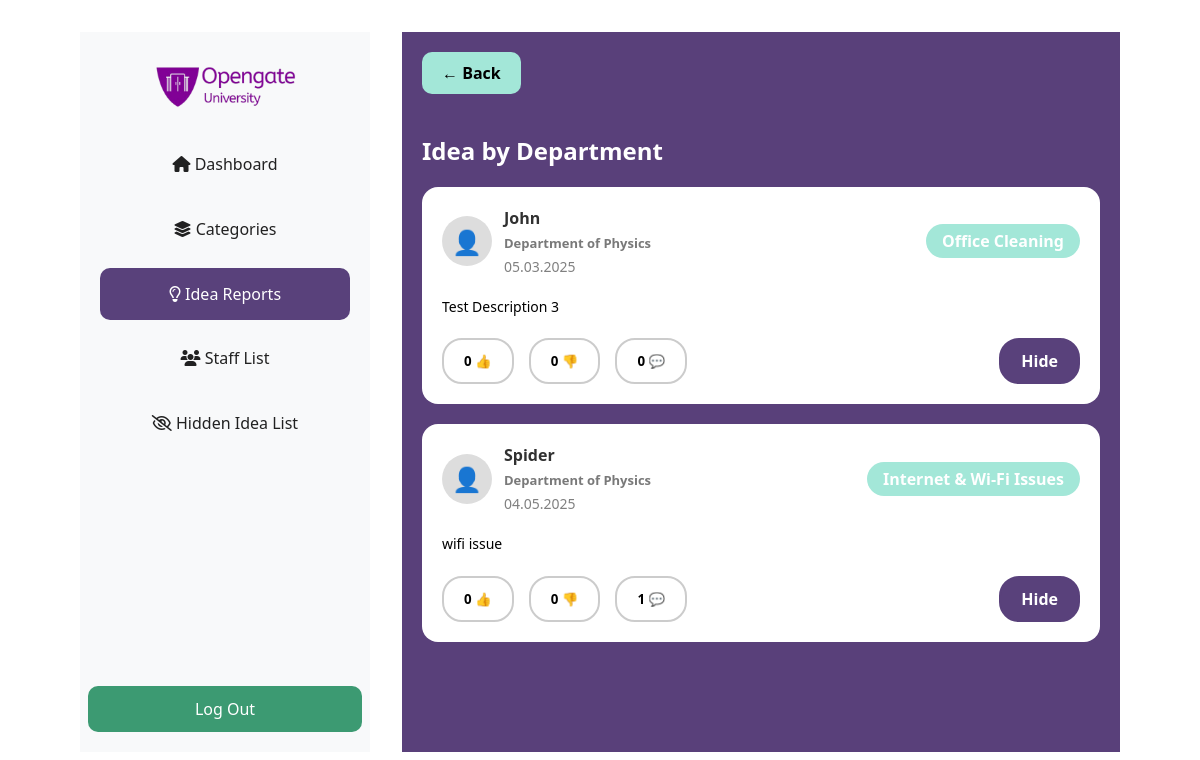
Page /EWSD/qa_manager_idea_list_department.php?category_name=Department+of+Physics (signed in) on the committed database.
### tables this page shows
CREATE TABLE `maincategory` (
  `MainCategoryID` int(11) NOT NULL,
  `MainCategoryTitle` varchar(255) DEFAULT NULL,
  `Description` text DEFAULT NULL,
  `Status` varchar(255) DEFAULT NULL,
  `created_at` timestamp NOT NULL DEFAULT current_timestamp(),
  `updated_at` timestamp NOT NULL DEFAULT current_timestamp() ON UPDATE current_timestamp()
);

CREATE TABLE `users` (
  `user_id` int(11) NOT NULL,
  `role_id` int(11) DEFAULT NULL,
  `department_id` int(11) DEFAULT NULL,
  `user_name` varchar(255) DEFAULT NULL,
  `user_email` varchar(255) DEFAULT NULL,
  `user_phone` varchar(255) DEFAULT NULL,
  `user_password` varchar(255) DEFAULT NULL,
  `user_profile` text NOT NULL,
  `account_status` varchar(255) DEFAULT NULL,
  `created_at` timestamp NOT NULL DEFAULT current_timestamp(),
  `updated_at` timestamp NOT NULL DEFAULT current_timestamp() ON UPDATE current_timestamp()
);

CREATE TABLE `departments` (
  `department_id` int(11) NOT NULL,
  `department_name` varchar(255) DEFAULT NULL,
  `department_location` text NOT NULL,
  `status` varchar(250) DEFAULT 'Active',
  `created_at` timestamp NOT NULL DEFAULT current_timestamp(),
  `updated_at` timestamp NOT NULL DEFAULT current_timestamp() ON UPDATE current_timestamp()
);

CREATE TABLE `ideas` (
  `idea_id` int(11) NOT NULL,
  `userID` int(11) DEFAULT NULL,
  `requestIdea_id` int(11) DEFAULT NULL,
  `SubCategoryID` int(11) DEFAULT NULL,
  `title` varchar(255) DEFAULT NULL,
  `description` text DEFAULT NULL,
  `img_path` text DEFAULT NULL,
  `status` varchar(255) DEFAULT NULL,
  `anonymousSubmission` tinyint(1) DEFAULT NULL,
  `created_at` timestamp NOT NULL DEFAULT current_timestamp(),
  `updated_at` timestamp NOT NULL DEFAULT current_timestamp() ON UPDATE current_timestamp()
);

CREATE TABLE `subcategory` (
  `SubCategoryID` int(11) NOT NULL,
  `MainCategoryID` int(11) DEFAULT NULL,
  `SubCategoryTitle` varchar(255) DEFAULT NULL,
  `Description` text DEFAULT NULL,
  `created_at` timestamp NOT NULL DEFAULT current_timestamp(),
  `updated_at` timestamp NOT NULL DEFAULT current_timestamp() ON UPDATE current_timestamp()
);

### EWSD/qa_manager_idea_list_department.php (the view, shortened to what this page needs)
<?php
$connect = new Connect();
$connection = $connect->getConnection();
$categoryName = mysqli_real_escape_string($connection, $_GET['category_name']);
$topQuery = "SELECT
        mc.MainCategoryTitle,
        sc.SubCategoryTitle,
        i.idea_id,
        u.user_name,
        i.title AS idea_title,
        i.description AS idea_description,
        i.status AS idea_status,
        i.anonymousSubmission,
        i.created_at AS idea_created_at,
        i.updated_at AS idea_updated_at,
        dp.department_name AS department_name,
        COUNT(DISTINCT ic.ideacommentID) AS comment_count,
        COUNT(DISTINCT iv.ideavoteID) AS total_votes,
        SUM(CASE WHEN iv.votetype = 1 THEN 1 ELSE 0 END) AS upvotes,
        SUM(CASE WHEN iv.votetype = 2 THEN 2 ELSE 0 END) AS downvotes,
        GROUP_CONCAT(ic.ideacommentText SEPARATOR '||') AS comment_texts,
        GROUP_CONCAT(ic.created_at SEPARATOR '||') AS comment_dates
    FROM
        maincategory mc
    JOIN
        subcategory sc ON mc.MainCategoryID = sc.MainCategoryID
    LEFT JOIN
        ideas i ON sc.SubCategoryID = i.SubCategoryID
    LEFT JOIN
        idea_comment ic ON i.idea_id = ic.idea_id
    LEFT JOIN
        idea_vote iv ON i.idea_id = iv.idea_id
    LEFT JOIN
        users u ON u.user_id = i.userID
    LEFT JOIN
        departments dp ON dp.department_id = u.department_id
    WHERE
        dp.department_name = '$categoryName'
    GROUP BY
        mc.MainCategoryTitle,
        sc.SubCategoryTitle,
        i.idea_id
    ORDER BY
        mc.MainCategoryTitle,
        sc.SubCategoryTitle,
        i.created_at DESC";
$topResult = mysqli_query($connection, $topQuery);
$ideas = [];
while ($row = mysqli_fetch_assoc($topResult)) {
    $ideas[] = $row;
}
?>
<!DOCTYPE html>
<html lang="en">
<head>
    <link rel="stylesheet" href="style.css">
    <link rel="stylesheet" href="https://cdnjs.cloudflare.com/ajax/libs/font-awesome/6.4.2/css/all.min.css">
</head>
<body>
    <div class="admin-container">
        <div class="side-nav">
            <div class="logo text-center">
                <img src="Images/logo.png" alt="logo" width="150px" style="margin: 8px 0px;">
            </div>
            <a class="nav-link
            " href="qa_manager_dashboard.php"><i class="fa-solid fa-house"></i> Dashboard</a>
            <a class="nav-link" href="qa_manager_home.php"><i class="fa-solid fa-layer-group"></i> Categories</a>
            <a class="nav-link-active" href="qa_manager_idea_summary.php"><i class="fa-regular fa-lightbulb"></i> Idea Reports</a>
            <a class="nav-link" href="qa_manager_staff_list.php"><i class="fa-solid fa-users"></i> Staff List</a>
            <a class="nav-link" href="qa_manager_hidden_idea_list.php"><i class="fa-regular fa-eye-slash"></i> Hidden Idea List</a>
            <a class=" logout" href="logout.php" onclick="return confirm('Do You Want To Log Out?')">Log Out</a>
    </div>
    <main class="content">
    <a href="qa_manager_idea_summary.php" class="back-btn">← Back</a>
    <h2>Idea by <span>Department</span></h2>
    <?php if (empty($ideas)): ?>
        <div class="no-ideas-message">
            Currently, there are no ideas.
        </div>
    <?php else: ?>
        <?php foreach ($ideas as $idea): ?>
            <div class="card">
                <div class="user-info">
                    <div class="user-left">
                        <div class="avatar">👤</div>
                        <div>
                            <p class="user-name"><?= htmlspecialchars($idea['user_name']) ?></p>
                            <p class="dept-name"><?= htmlspecialchars($idea['department_name']) ?></p>
                            <p class="date"><?= date("d.m.Y", strtotime($idea['idea_created_at'])) ?></p>
                        </div>
                    </div>
                    <span class="subcategory"><?= htmlspecialchars($idea['SubCategoryTitle']) ?></span>
                </div>
                <p class="idea-text"><?= htmlspecialchars($idea['idea_description']) ?></p>
                <div class="reactions">
                    <button><?= $idea['upvotes'] ?> 👍</button>
                    <button><?= $idea['downvotes'] ?> 👎</button>
                    <button onclick="openModal(<?= $idea['idea_id'] ?>)"><?= $idea['comment_count'] ?> 💬</button>
                    <?php
                        $idea_status = $idea['idea_status'];
                        if ($idea_status == 'hide') {
                            echo '<a href="hide_idea.php?id=' . urlencode($idea['idea_id']) . '&category_name=' . urlencode($idea['department_name']) . '" class="hide-idea-btn">Unhide</a>';
                        } else {
                            echo '<a href="hide_idea.php?id=' . urlencode($idea['idea_id']) . '&category_name=' . urlencode($idea['department_name']) . '" class="hide-idea-btn">Hide</a>';
                        }
                    ?>
                </div>
            </div>
        <?php endforeach; ?>
    <?php endif; ?>
</body>
</html>

### EWSD/style.css (style rules this page uses)
* { font-family: 'Segoe UI', Tahoma, Geneva, Verdana, sans-serif; }
.admin-container { position: relative; margin: 2rem 5rem; display: flex; gap: 2rem; height: 90vh; }
.admin-container .side-nav { width: 250px; display: flex; flex-direction: column; align-items: center; gap: 0.8rem; }
.admin-container .side-nav .nav-link { text-decoration: none; color: #212121; padding: 15px 0px; transition: all 0.3s; width: 100%; text-align: center; border-radius: 10px; }
.admin-container .side-nav .nav-link-active { text-decoration: none; width: 100%; background-color: #59417B; color: #fff; text-align: center; padding: 2rem; border-radius: 10px; padding: 15px 0px; }
.side-nav { display: flex; flex-direction: column; width: 250px; background-color: #f8f9fa; padding: 20px; }
.logout { margin-top: auto; color: #fff; border-radius: 10px; background-color: red; padding: 15px 0px; transition: all 0.3s; width: 100%; text-align: center; border-radius: 10px; text-decoration: none; }

### EWSD/qa_manager_idea_list_department.php (style rules this page uses)
body { font-family: 'Poppins', sans-serif; margin: 0; padding: 0; }
.back-btn { background-color: #A3E7D8; color: black; font-weight: 600; border: none; padding: 10px 20px; border-radius: 10px; display: inline-flex; align-items: center; gap: 8px; cursor: pointer; margin-bottom: 20px; text-decoration: none; }
.logout { margin-top: auto; background: #3c9a72; padding: 12px; color: white; border: none; width: 100%; border-radius: 10px; cursor: pointer; font-size: 16px; }
h2 { font-size: 24px; margin-bottom: 20px; }
h2 span { font-weight: 600; }
.card { background: white; border-radius: 16px; padding: 20px; margin-bottom: 20px; color: black; }
.user-info { display: flex; align-items: center; justify-content: space-between; }
.user-left { display: flex; align-items: center; gap: 12px; }
.avatar { width: 50px; height: 50px; background: #ddd; border-radius: 50%; font-size: 24px; display: flex; align-items: center; justify-content: center; }
.dept-name { font-weight: 600; margin: 0; font-size: 13px; color:#797979; padding-bottom: 5px; }
.user-name { font-weight: 600; font-size: 16px; margin: 0; color:#313131; padding-bottom: 5px; text-align: left; }
.date { color: gray; font-size: 14px; margin: 0; }
.content { flex: 1; background: rgb(89, 64, 122); color: white; padding: 20px; overflow-y: auto; }
.subcategory { background-color: #A3E7D8; padding: 6px 16px; border-radius: 20px; font-weight: 600; color: white; }
.idea-text { margin: 20px 0; font-size: 14px; line-height: 1.6; }
.reactions { display: flex; gap: 15px; justify-content: flex-start; }
.reactions button { padding: 10px 20px; border: 2px solid #ccc; border-radius: 20px; background: white; font-weight: 600; display: flex; align-items: center; gap: 8px; cursor: pointer; }
.reactions a { padding: 10px 20px; border: 2px solid #ccc; text-decoration: none; border-radius: 20px; background: white; font-weight: 600; display: flex; align-items: center; gap: 8px; cursor: pointer; }
.reactions .hide-idea-btn { margin-left: auto; background-color: #59417B; border-color: #59417B; color: white; }

### rows in the picture
maincategory: users.user_name "John", departments.department_name "Department of Physics", ideas.created_at "05.03.2025", subcategory.SubCategoryTitle "Office Cleaning", ideas.description "Test Description 3", upvotes "0", downvotes "0", comment_count "0"
maincategory: users.user_name "Spider", departments.department_name "Department of Physics", ideas.created_at "04.05.2025", subcategory.SubCategoryTitle "Internet & Wi-Fi Issues", ideas.description "wifi issue", upvotes "0", downvotes "0", comment_count "1"
